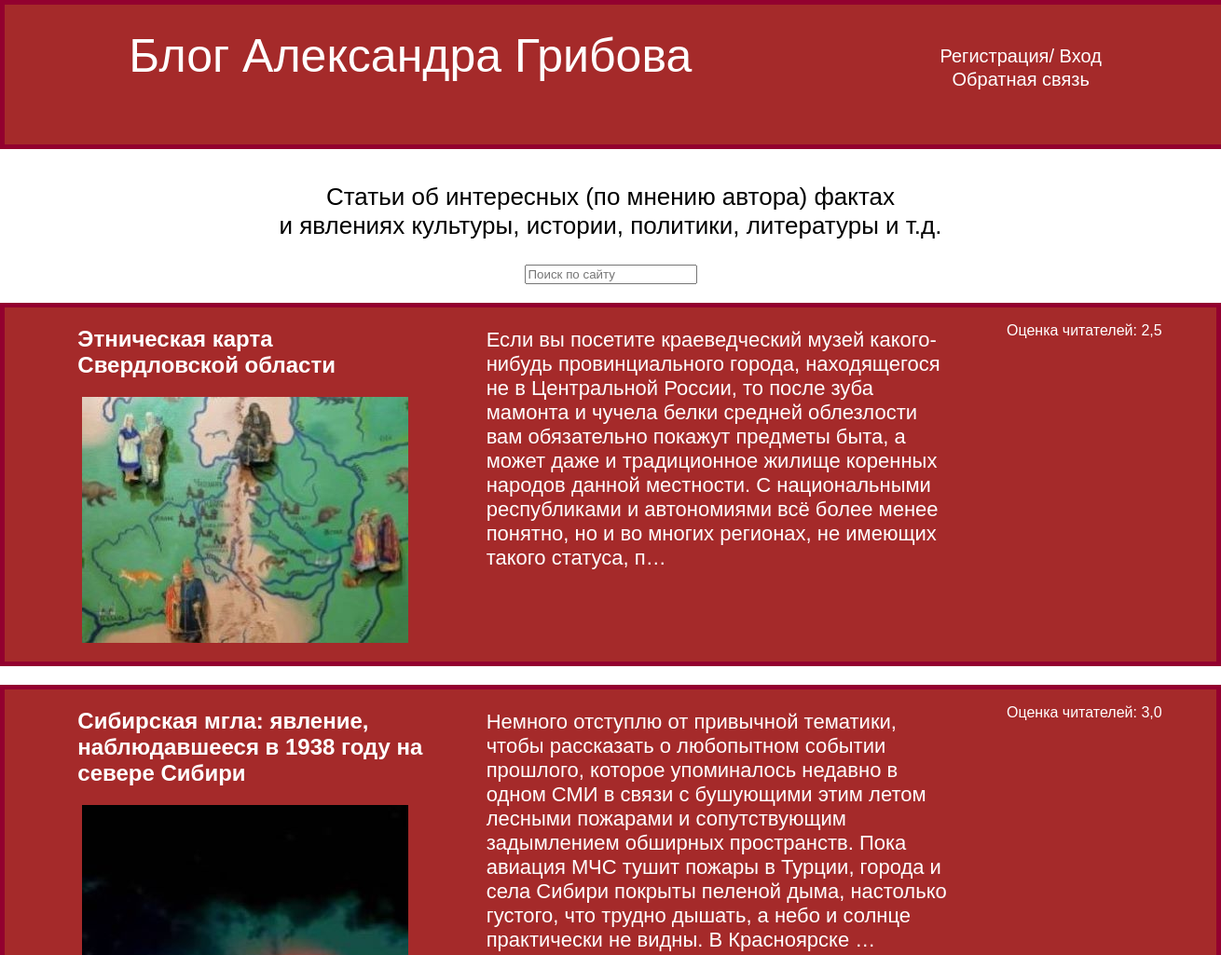
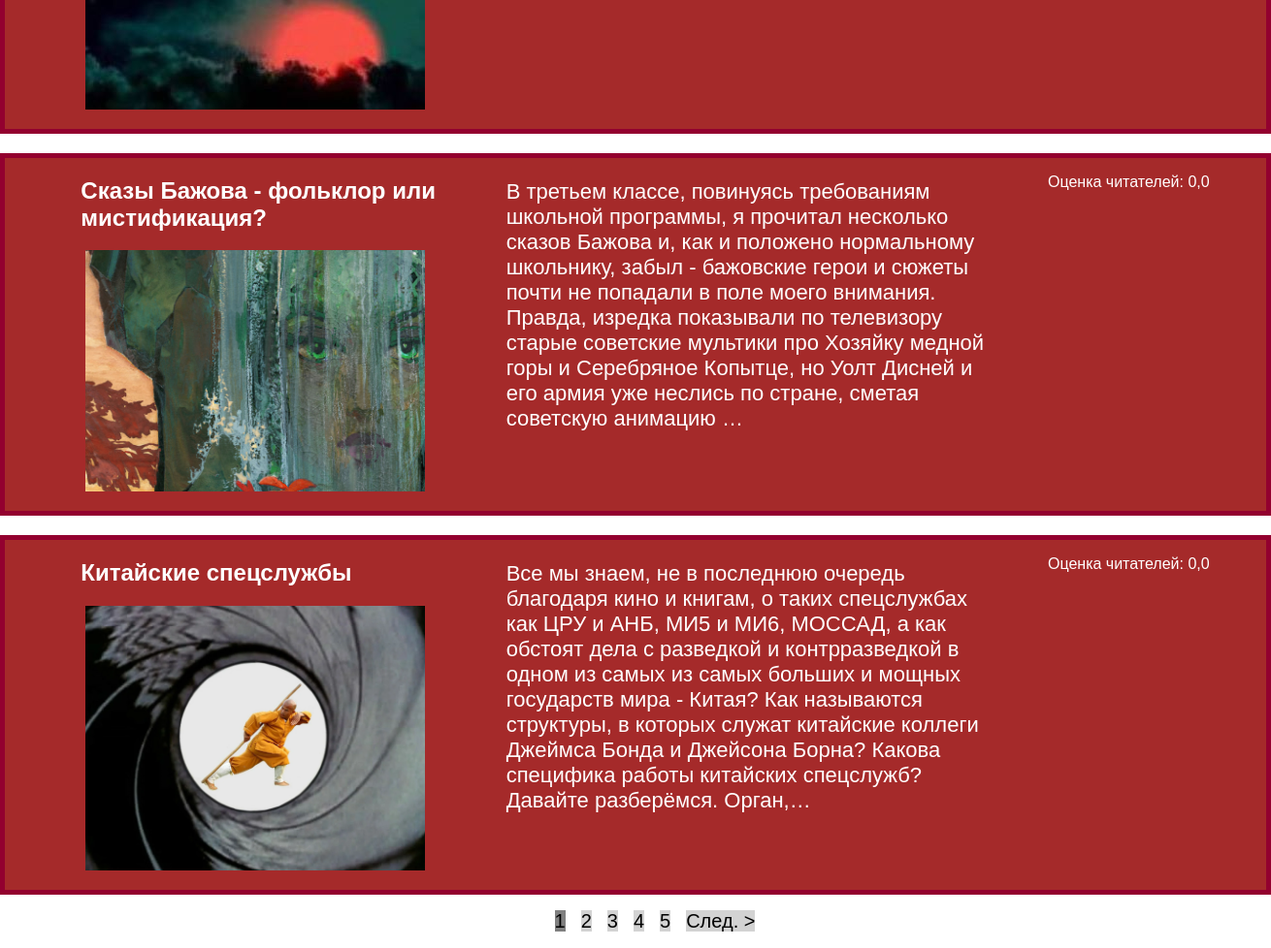
The page / on the database its author committed (2 pictures, top to bottom).
### articles/models.py (models this page shows, shortened)
class Articles(models.Model):
    objects = None
    title = models.CharField(max_length=200)
    title_pic = models.ImageField(upload_to='articles/images/')
    art_text = models.TextField()
    average_rating = models.FloatField(default=0, null=True, blank=True)

### articles/views.py (the view)
# urls.py: path('', views.index, name='index'),
def index(request):
    search_query = ''
    if request.GET.get('search_query'):
        search_query = request.GET.get('search_query').lower()
    arts = Articles.objects.filter(Q(art_text__contains=search_query) | Q(title__contains=search_query))
    prof = request.user
    page = request.GET.get('page')
    results = 4
    paginator = Paginator(arts, results)
    try:
        arts = paginator.page(page)
    except PageNotAnInteger:
        page = 1
        arts = paginator.page(page)
    except EmptyPage:
        page = paginator.page(page)
    left_index = int(page) - 4
    if left_index < 1:
        left_index = 1
    right_index = int(page) + 5
    if right_index > paginator.num_pages:
        right_index = paginator.num_pages + 1
    custom_range = range(left_index, right_index)
    return render(request, 'articles/index.html', {'arts': arts, "prof": prof, 'paginator': paginator,
                                                   'search_query': search_query, 'custom_range': custom_range})

### articles/templates/articles/index.html (shortened to what this page needs)
{% extends "articles/base.html" %}
{% block content %}
<div>
    <p class="des">Статьи об интересных (по мнению автора) фактах<br>
    и явлениях культуры, истории, политики, литературы и т.д. </p>
    <form id="sr" class="search_form" action="{% url 'index' %}" method="get">
        <input class="search" type="text" name="search_query" value="{{ search_query }}" placeholder="Поиск по сайту">
    </form>
</div>
{% for art in arts %}
<div class="element">
    <div class="title">
        <h2 class="top"><a href="{% url 'detail' art.id %}" target="_blank">{{ art.title }}</a></h2>
        <p class="img"><img src="{{ art.title_pic.url }}" alt=""></p>
    </div>
        <p class="text"><a href="{% url 'detail' art.id %}" target="_blank">{{ art.art_text|truncatechars:400 }}</a></p>
        <p class="rating">Оценка читателей: {{ art.average_rating }}</p>
</div>
{% endfor %}
{% if arts.has_other_pages %}
<div class="pagination">
    <ul class="container">
        {% for page in custom_range %}
        {% if page == arts.number %}
        <li><a href="?page={{ page }}" class="btn2 page-link" data-page="{{ page }}"> {{ page }} </a></li>
        {% else %}
        <li><a href="?page={{ page }}" class="btn1 page-link" data-page="{{ page }}">{{ page }}</a></li>
        {% endif %}
        {% endfor %}
        {% if arts.has_next %}
        <li><a href="?page={{ arts.next_page_number }}" class="btn1 page-link" data-page="{{ arts.next_page_number }}">След. &gt;</a></li>
        {% endif %}
    </ul>
</div>
{% endif %}
{% endblock %}

### articles/static/css/style.css (style rules this page uses)
body { margin: 0; font-family: sans-serif; min-width: 1300px; }
.search_form { text-align: center; }
.des { text-align: center; font-size: 26px; padding-top: 170px; }
.text { width: 500px; font-size: 22px; }
.title { width: 400px; }
.element { display: flex; justify-content: space-evenly; background: brown; margin-top: 20px; border: 5px solid #93002F; color: white; }
a { text-decoration: none; color: white; }
.img { text-align: center; }
.top { padding-left: 20px; }
.pagination { margin-top: 12px; margin-bottom: 10px; }
.pagination > ul { flex-wrap: wrap; list-style: none; display: flex; align-items: center; justify-content: center; gap: 1rem; }
.pagination .btn1 { color: black; font-size: 20px; }
.pagination .btn2 { color: black; font-size: 20px; }
.btn2 { background-color: grey; }
.btn1 { background-color: lightgrey; }

### rows shown on the page
Articles: title "Этническая карта Свердловской области", title_pic (picture), art_text "Если вы посетите краеведческий музей какого-нибудь провинциального города, находящегося не в Центральной России, то после зуба мамонта и чучела белки средней облезлости вам обязательно покажут предметы быта, а может даже и традиционное жилище коренных народов данной местности. С национальными республиками и автономиями всё более менее понятно, но и во многих регионах, не имеющих такого статуса, п…", average_rating "2,5"
Articles: title "Сибирская мгла: явление, наблюдавшееся в 1938 году на севере Сибири", title_pic (picture), art_text "Немного отступлю от привычной тематики, чтобы рассказать о любопытном событии прошлого, которое упоминалось недавно в одном СМИ в связи с бушующими этим летом лесными пожарами и сопутствующим задымлением обширных пространств. Пока авиация МЧС тушит пожары в Турции, города и села Сибири покрыты пеленой дыма, настолько густого, что трудно дышать, а небо и солнце практически не видны. В Красноярске …", average_rating "3,0"
Articles: title "Сказы Бажова - фольклор или мистификация?", title_pic (picture), art_text "В третьем классе, повинуясь требованиям школьной программы, я прочитал несколько сказов Бажова и, как и положено нормальному школьнику, забыл - бажовские герои и сюжеты почти не попадали в поле моего внимания. Правда, изредка показывали по телевизору старые советские мультики про Хозяйку медной горы и Серебряное Копытце, но Уолт Дисней и его армия уже неслись по стране, сметая советскую анимацию …", average_rating "0,0"
Articles: title "Китайские спецслужбы", title_pic (picture), art_text "Все мы знаем, не в последнюю очередь благодаря кино и книгам, о таких спецслужбах как ЦРУ и АНБ, МИ5 и МИ6, МОССАД, а как обстоят дела с разведкой и контрразведкой в одном из самых из самых больших и мощных государств мира - Китая? Как называются структуры, в которых служат китайские коллеги Джеймса Бонда и Джейсона Борна? Какова специфика работы китайских спецслужб? Давайте разберёмся. Орган,…", average_rating "0,0"

### other values the page prints
{{ page }} "1"
{{ page }} "2" "3" "4" "5"
